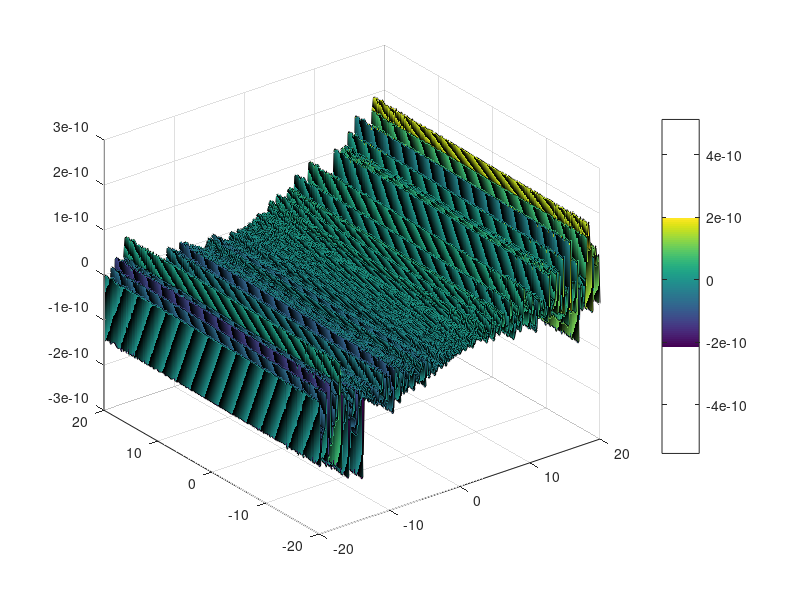

Write MATLAB code to recreate this figure.
clear all
clc;
close all
[x,y] = meshgrid([-20:.2:20]); % set up 2-D plane
Z = (25*x^2)+(y^2); % plot 3rd dimension on plane
figure
surf(x,y,Z)%,gradient(Z)) % surface plot, with gradient(Z)
 % determining color distribution
colorbar % display color scale, can adjust
 % location similarly to legend